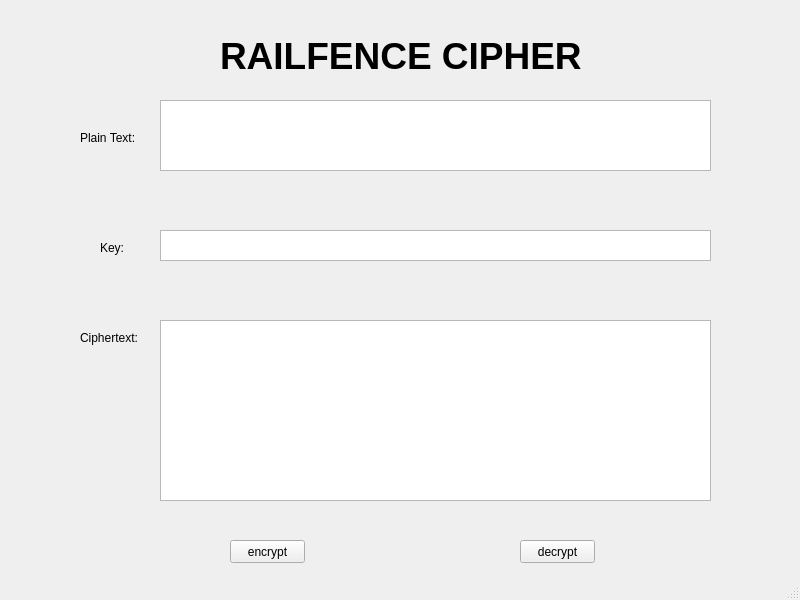
<?xml version="1.0" encoding="UTF-8"?>
<ui version="4.0">
 <class>MainWindow</class>
 <widget class="QMainWindow" name="MainWindow">
  <property name="geometry">
   <rect>
    <x>0</x>
    <y>0</y>
    <width>800</width>
    <height>600</height>
   </rect>
  </property>
  <property name="windowTitle">
   <string>MainWindow</string>
  </property>
  <widget class="QWidget" name="centralwidget">
   <widget class="QPushButton" name="btn_encrypt">
    <property name="geometry">
     <rect>
      <x>230</x>
      <y>540</y>
      <width>75</width>
      <height>23</height>
     </rect>
    </property>
    <property name="text">
     <string>encrypt</string>
    </property>
   </widget>
   <widget class="QLabel" name="label_3">
    <property name="geometry">
     <rect>
      <x>100</x>
      <y>240</y>
      <width>31</width>
      <height>16</height>
     </rect>
    </property>
    <property name="text">
     <string>Key:</string>
    </property>
   </widget>
   <widget class="QLabel" name="label_2">
    <property name="geometry">
     <rect>
      <x>80</x>
      <y>130</y>
      <width>61</width>
      <height>16</height>
     </rect>
    </property>
    <property name="text">
     <string>Plain Text:</string>
    </property>
   </widget>
   <widget class="QPlainTextEdit" name="cipher_txt">
    <property name="geometry">
     <rect>
      <x>160</x>
      <y>320</y>
      <width>551</width>
      <height>181</height>
     </rect>
    </property>
   </widget>
   <widget class="QPlainTextEdit" name="plaintext_txt">
    <property name="geometry">
     <rect>
      <x>160</x>
      <y>100</y>
      <width>551</width>
      <height>71</height>
     </rect>
    </property>
   </widget>
   <widget class="QPlainTextEdit" name="key_txt">
    <property name="geometry">
     <rect>
      <x>160</x>
      <y>230</y>
      <width>551</width>
      <height>31</height>
     </rect>
    </property>
   </widget>
   <widget class="QPushButton" name="btn_decrypt">
    <property name="geometry">
     <rect>
      <x>520</x>
      <y>540</y>
      <width>75</width>
      <height>23</height>
     </rect>
    </property>
    <property name="text">
     <string>decrypt</string>
    </property>
   </widget>
   <widget class="QLabel" name="label_4">
    <property name="geometry">
     <rect>
      <x>80</x>
      <y>330</y>
      <width>61</width>
      <height>16</height>
     </rect>
    </property>
    <property name="text">
     <string>Ciphertext:</string>
    </property>
   </widget>
   <widget class="QLabel" name="label">
    <property name="geometry">
     <rect>
      <x>220</x>
      <y>30</y>
      <width>381</width>
      <height>51</height>
     </rect>
    </property>
    <property name="font">
     <font>
      <pointsize>28</pointsize>
      <weight>75</weight>
      <bold>true</bold>
     </font>
    </property>
    <property name="text">
     <string>RAILFENCE CIPHER</string>
    </property>
   </widget>
  </widget>
  <widget class="QMenuBar" name="menubar">
   <property name="geometry">
    <rect>
     <x>0</x>
     <y>0</y>
     <width>800</width>
     <height>21</height>
    </rect>
   </property>
  </widget>
  <widget class="QStatusBar" name="statusbar"/>
 </widget>
 <resources/>
 <connections/>
</ui>
